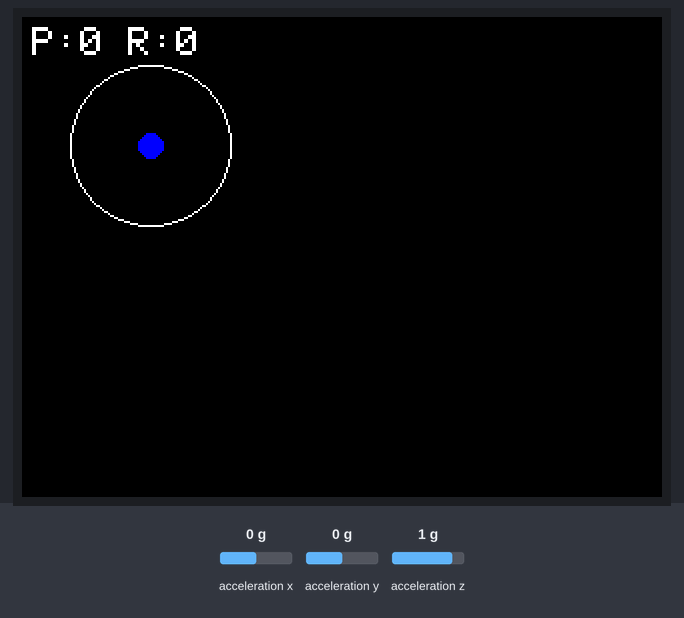
A sketch run on a simulated ESP32-S3. Parts: 320×240 colour display. Inputs (shaded band) come from the test bench; at power-on: acceleration x 0 g, acceleration z 1 g, acceleration y 0 g.

Above: at 1.4 s.
1.5 s: acceleration x set to -1.4 g
At 2.5 s:
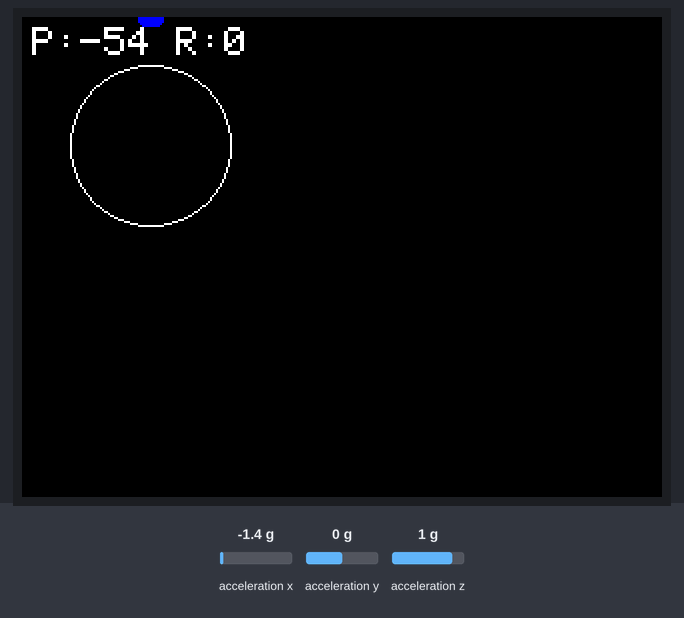
4.5 s: acceleration z set to -0.8 g
At 5.0 s:
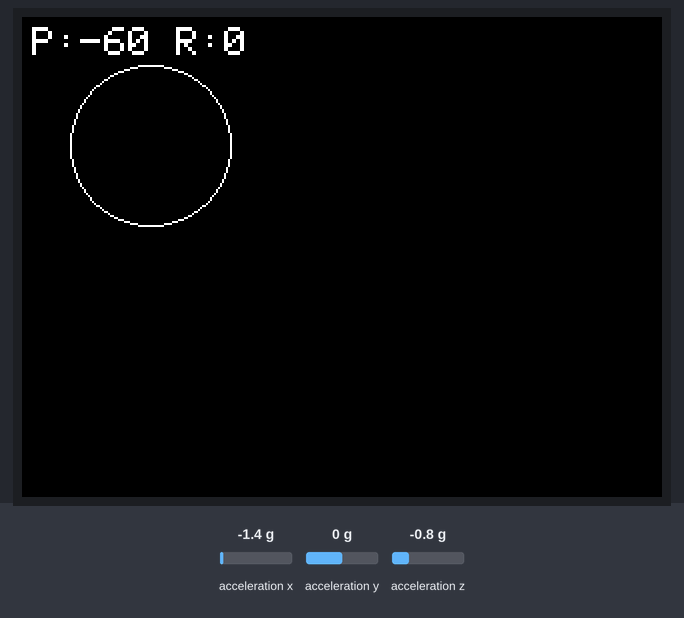
7.5 s: acceleration y set to -1.4 g
At 8.8 s:
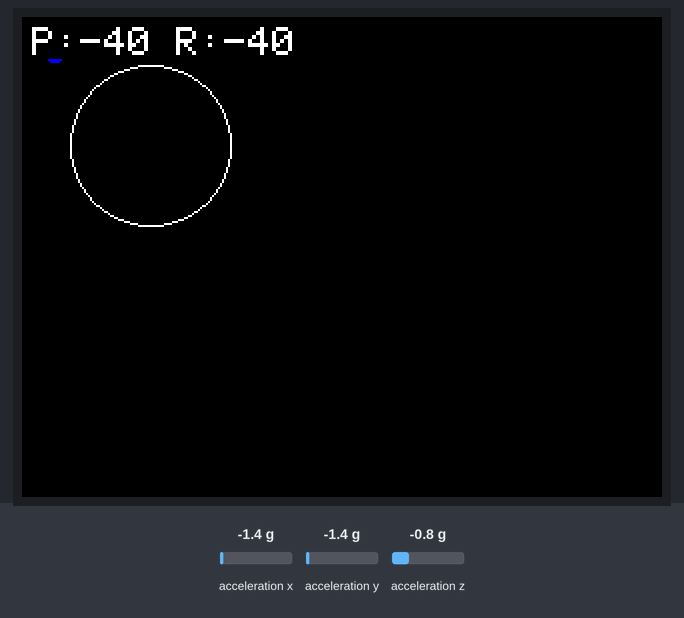
10.5 s: acceleration y set to 0 g
At 11.2 s:
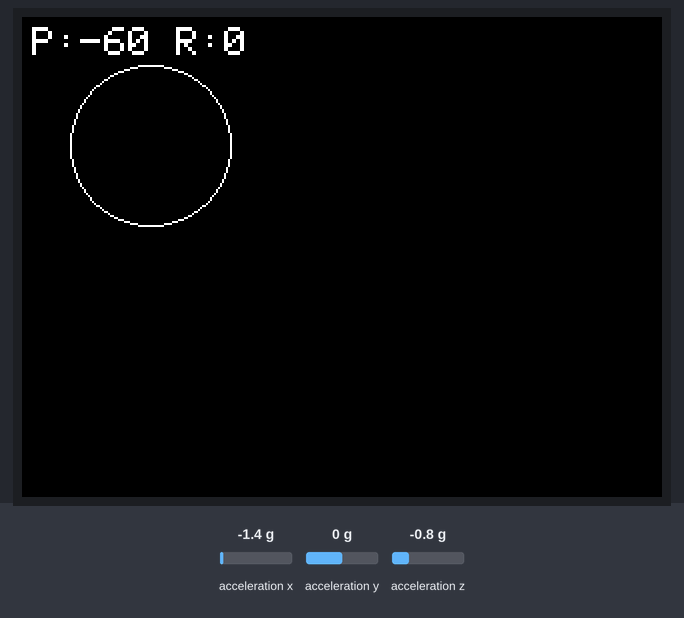
Timing chart, 0 to 13.5 s (numbered marks = the images above; inputs shaded):
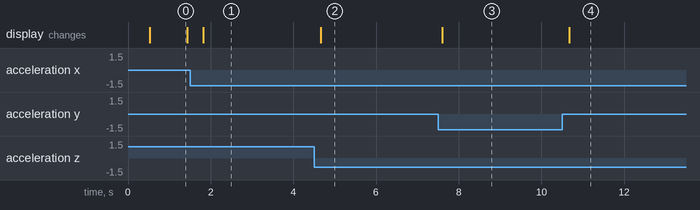

Measured:
- after the input at 1.5 s, the display: changes after 0.32 s (image 1)
- after the input at 4.5 s, the display: changes after 0.16 s (image 2)
- after the input at 7.5 s, the display: changes after 0.11 s (image 3)
- after the input at 10.5 s, the display: changes after 0.18 s (image 4)
- what the display in image 0 shows lasts 0.9 s, from 0.5 s to 1.4 s

The sketch:

atoms3-level-test.ino
```cpp
#include <M5Unified.h>

void setup() {
    auto cfg = M5.config();
    M5.begin(cfg);

    M5.Display.setRotation(1);
    M5.Display.fillScreen(BLACK);
    M5.Display.setTextSize(2);

    M5.Imu.begin();
}

void loop() {
    float ax, ay, az;

    M5.Imu.getAccel(&ax, &ay, &az);

    // Proper 3D orientation math
    float pitch = atan2(ax, sqrt(ay*ay + az*az)) * 180 / PI;
    float roll  = atan2(ay, sqrt(ax*ax + az*az)) * 180 / PI;

    // Map to screen coordinates
    int x = map((int)roll, -45, 45, 10, 118);
    int y = map((int)pitch, -45, 45, 10, 118);

    M5.Display.fillScreen(BLACK);

    // Draw reference circle
    M5.Display.drawCircle(64, 64, 40, WHITE);

    // Bubble position
    M5.Display.fillCircle(x, y, 6, BLUE);

    // Numeric readout
    M5.Display.setCursor(5, 5);
    M5.Display.printf("P:%d R:%d", (int)pitch, (int)roll);

    // we can now use the R (rotation) value to be send to our render relay via websockets and control our sound (effects)

    delay(20);
}
```
